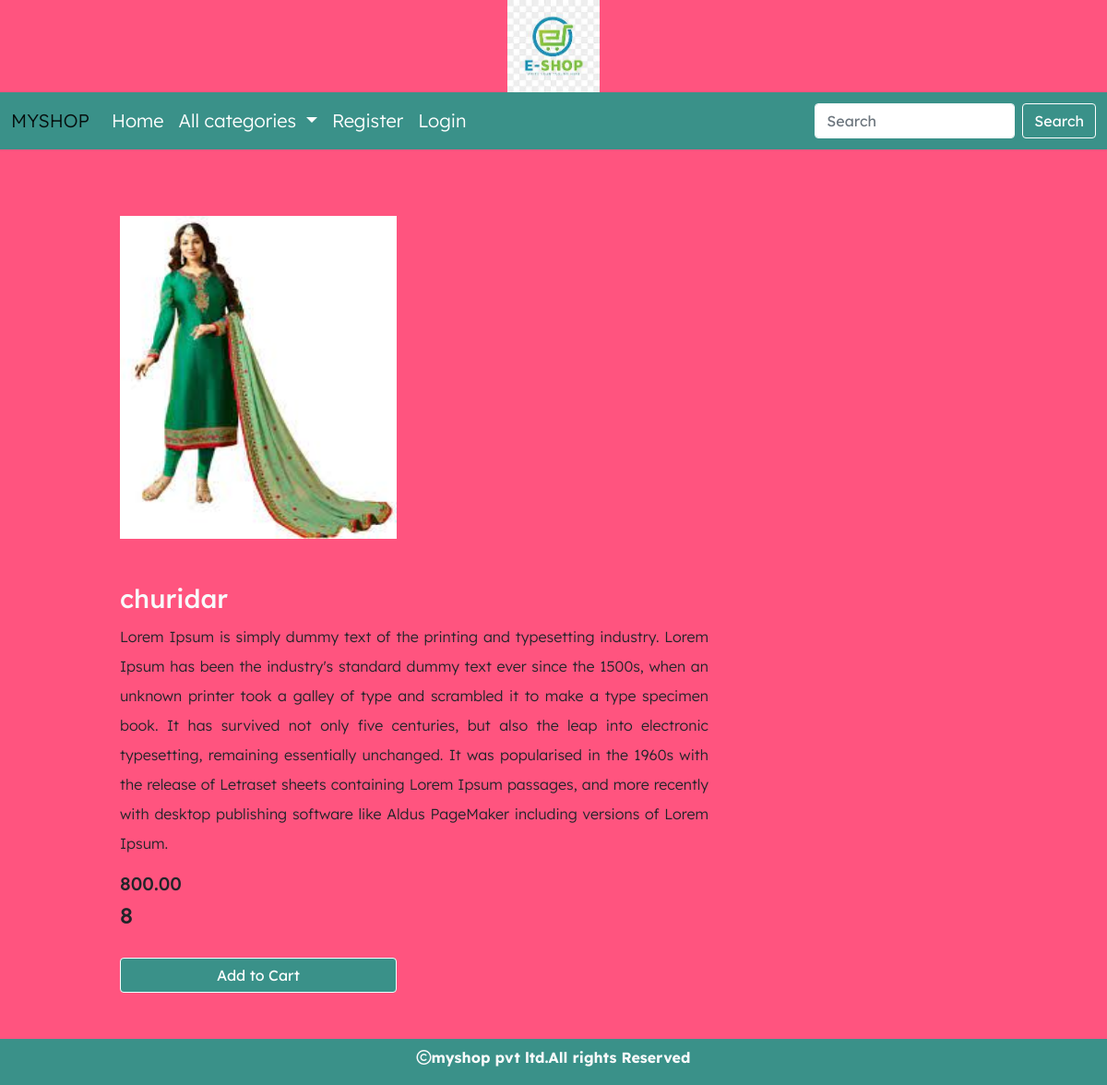
The app's page /detail/2 with its own data.
### shop/models.py (models this page shows, shortened)
class Product(models.Model):
    name=models.CharField(max_length=30)
    desc=models.TextField()
    image=models.ImageField(upload_to='products',null=True,blank=True)
    price=models.DecimalField(max_digits=10,decimal_places=2)
    stock=models.IntegerField()
    available=models.BooleanField(default=True)
    create=models.DateTimeField(auto_now_add=True)#one time
    updated=models.DateTimeField(auto_now=True)#every time we update records
    category=models.ForeignKey(Category,on_delete=models.CASCADE)

### shop/views.py (the view)
# urls.py: path('detail/<int:p>',views.showdetail,name="detail"),
def showdetail(request,p):
    p=Product.objects.get(id=p)
    return render(request,'detail.html',{'p':p})

### cart/context_processors.py (called while the page is built, shortened)
def total(request):
    count=0
    return{'count':count}

### shop/context_processors.py (called while the page is built)
def links(request):
    c=Category.objects.all()
    return {'links':c}

### templates/detail.html
{% extends 'base.html' %}
{% block content %}
<div class="container" style="margin-bottom:100px;">
    <div class="row mt-5">
        <div class="col-4 me-5 pt-3 pb-4" style="padding-left:100px;">
            <img class="mt-2" src="{{p.image.url}}" height="350px" width="300px">
        </div>
        <div class="col-6 me-5 mt-2 pt-3" style="padding-left:100px;width:750px;">
            <h3 class="text-light">{{p.name}}</h3>
            <p style="text-align:justify;line-height:2;">{{p.desc}}</p>
            <h5 class="mt-2">{{p.price}}</h5>
            <h4 class="mt-2">{{p.stock}}</h4>
            {% if user.is_superuser == True %}
            {% if p.stock > 0 %}
            <h3 class="text-light">In Stock</h3>
            <a href="{% url 'admin:index' %}" class="btn btn-secondary mt-4" style="width:300px;">Add Stock</a>
            {% else %}
            <h3 class="text-light">Out of Stock</h3>
            <a href="{% url 'admin:index' %}" class="btn btn-secondary mt-4" style="width:300px;">Add Stock</a>
            {% endif %}
            {% else %}
            {% if p.stock > 0 %}
            <a href="{% url 'cart:addtocart' p.id %}" class="btn btn-secondary mt-4" style="width:300px;">Add to Cart</a>
            {% else %}
            <h3 class="text-danger">Out of stock</h3>
             {% endif %}
            {% endif %}
        </div>
    </div>
</div>
{% endblock %}

### static/css/style.css (style rules this page uses)
body { background-color:#ff547f; font-family: "Lexend Deca", sans-serif; font-optical-sizing: auto; font-weight: 300; font-style: normal; }
.btn-secondary { color:#fff; background-color:#3a9189; border-color:white; }

### records on screen
Product: image (picture), name "churidar", desc "Lorem Ipsum is simply dummy text of the printing and typesetting industry. Lorem Ipsum has been the industry's standard dummy text ever since the 1500s, when an unknown printer took a galley of type and scrambled it to make a type specimen book. It has survived not only five centuries, but also the leap into electronic typesetting, remaining essentially unchanged. It was popularised in the 1960s with the release of Letraset sheets containing Lorem Ipsum passages, and more recently with desktop publishing software like Aldus PageMaker including versions of Lorem Ipsum.", price "800.00", stock "8"
